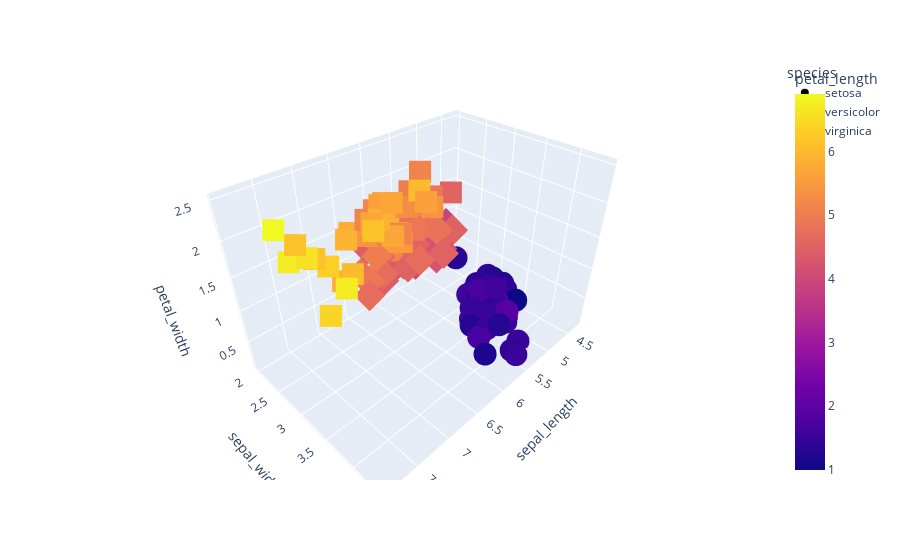

Source (notebook cell):
### Code cell
fig = px.scatter_3d(df, x='sepal_length', y='sepal_width', z='petal_width',
                    color='petal_length', symbol='species')
fig.show()

### Figure 1 — Plotly figure (JSON) as saved in the notebook; plotly's stock layout.template omitted (floating-point values rounded to 4 significant figures)
{"data": [{"hovertemplate": "species=setosa<br>sepal_length=%{x}<br>sepal_width=%{y}<br>petal_width=%{z}<br>petal_length=%{marker.color}<extra></extra>", "legendgroup": "setosa", "marker": {"color": [1.4, 1.4, 1.3, 1.5, 1.4, 1.7, 1.4, 1.5, 1.4, 1.5, 1.5, 1.6, 1.4, 1.1, 1.2, 1.5, 1.3, 1.4, 1.7, 1.5, 1.7, 1.5, 1, 1.7, 1.9, 1.6, 1.6, 1.5, 1.4, 1.6, 1.6, 1.5, 1.5, 1.4, 1.5, 1.2, 1.3, 1.5, 1.3, 1.5, 1.3, 1.3, 1.3, 1.6, 1.9, 1.4, 1.6, 1.4, 1.5, 1.4], "coloraxis": "coloraxis", "symbol": "circle"}, "mode": "markers", "name": "setosa", "scene": "scene", "showlegend": true, "type": "scatter3d", "x": [5.1, 4.9, 4.7, 4.6, 5, 5.4, 4.6, 5, 4.4, 4.9, 5.4, 4.8, 4.8, 4.3, 5.8, 5.7, 5.4, 5.1, 5.7, 5.1, 5.4, 5.1, 4.6, 5.1, 4.8, 5, 5, 5.2, 5.2, 4.7, 4.8, 5.4, 5.2, 5.5, 4.9, 5, 5.5, 4.9, 4.4, 5.1, 5, 4.5, 4.4, 5, 5.1, 4.8, 5.1, 4.6, 5.3, 5], "y": [3.5, 3, 3.2, 3.1, 3.6, 3.9, 3.4, 3.4, 2.9, 3.1, 3.7, 3.4, 3, 3, 4, 4.4, 3.9, 3.5, 3.8, 3.8, 3.4, 3.7, 3.6, 3.3, 3.4, 3, 3.4, 3.5, 3.4, 3.2, 3.1, 3.4, 4.1, 4.2, 3.1, 3.2, 3.5, 3.1, 3, 3.4, 3.5, 2.3, 3.2, 3.5, 3.8, 3, 3.8, 3.2, 3.7, 3.3], "z": [0.2, 0.2, 0.2, 0.2, 0.2, 0.4, 0.3, 0.2, 0.2, 0.1, 0.2, 0.2, 0.1, 0.1, 0.2, 0.4, 0.4, 0.3, 0.3, 0.3, 0.2, 0.4, 0.2, 0.5, 0.2, 0.2, 0.4, 0.2, 0.2, 0.2, 0.2, 0.4, 0.1, 0.2, 0.1, 0.2, 0.2, 0.1, 0.2, 0.2, 0.3, 0.3, 0.2, 0.6, 0.4, 0.3, 0.2, 0.2, 0.2, 0.2]}, {"hovertemplate": "species=versicolor<br>sepal_length=%{x}<br>sepal_width=%{y}<br>petal_width=%{z}<br>petal_length=%{marker.color}<extra></extra>", "legendgroup": "versicolor", "marker": {"color": [4.7, 4.5, 4.9, 4, 4.6, 4.5, 4.7, 3.3, 4.6, 3.9, 3.5, 4.2, 4, 4.7, 3.6, 4.4, 4.5, 4.1, 4.5, 3.9, 4.8, 4, 4.9, 4.7, 4.3, 4.4, 4.8, 5, 4.5, 3.5, 3.8, 3.7, 3.9, 5.1, 4.5, 4.5, 4.7, 4.4, 4.1, 4, 4.4, 4.6, 4, 3.3, 4.2, 4.2, 4.2, 4.3, 3, 4.1], "coloraxis": "coloraxis", "symbol": "diamond"}, "mode": "markers", "name": "versicolor", "scene": "scene", "showlegend": true, "type": "scatter3d", "x": [7, 6.4, 6.9, 5.5, 6.5, 5.7, 6.3, 4.9, 6.6, 5.2, 5, 5.9, 6, 6.1, 5.6, 6.7, 5.6, 5.8, 6.2, 5.6, 5.9, 6.1, 6.3, 6.1, 6.4, 6.6, 6.8, 6.7, 6, 5.7, 5.5, 5.5, 5.8, 6, 5.4, 6, 6.7, 6.3, 5.6, 5.5, 5.5, 6.1, 5.8, 5, 5.6, 5.7, 5.7, 6.2, 5.1, 5.7], "y": [3.2, 3.2, 3.1, 2.3, 2.8, 2.8, 3.3, 2.4, 2.9, 2.7, 2, 3, 2.2, 2.9, 2.9, 3.1, 3, 2.7, 2.2, 2.5, 3.2, 2.8, 2.5, 2.8, 2.9, 3, 2.8, 3, 2.9, 2.6, 2.4, 2.4, 2.7, 2.7, 3, 3.4, 3.1, 2.3, 3, 2.5, 2.6, 3, 2.6, 2.3, 2.7, 3, 2.9, 2.9, 2.5, 2.8], "z": [1.4, 1.5, 1.5, 1.3, 1.5, 1.3, 1.6, 1, 1.3, 1.4, 1, 1.5, 1, 1.4, 1.3, 1.4, 1.5, 1, 1.5, 1.1, 1.8, 1.3, 1.5, 1.2, 1.3, 1.4, 1.4, 1.7, 1.5, 1, 1.1, 1, 1.2, 1.6, 1.5, 1.6, 1.5, 1.3, 1.3, 1.3, 1.2, 1.4, 1.2, 1, 1.3, 1.2, 1.3, 1.3, 1.1, 1.3]}, {"hovertemplate": "species=virginica<br>sepal_length=%{x}<br>sepal_width=%{y}<br>petal_width=%{z}<br>petal_length=%{marker.color}<extra></extra>", "legendgroup": "virginica", "marker": {"color": [6, 5.1, 5.9, 5.6, 5.8, 6.6, 4.5, 6.3, 5.8, 6.1, 5.1, 5.3, 5.5, 5, 5.1, 5.3, 5.5, 6.7, 6.9, 5, 5.7, 4.9, 6.7, 4.9, 5.7, 6, 4.8, 4.9, 5.6, 5.8, 6.1, 6.4, 5.6, 5.1, 5.6, 6.1, 5.6, 5.5, 4.8, 5.4, 5.6, 5.1, 5.1, 5.9, 5.7, 5.2, 5, 5.2, 5.4, 5.1], "coloraxis": "coloraxis", "symbol": "square"}, "mode": "markers", "name": "virginica", "scene": "scene", "showlegend": true, "type": "scatter3d", "x": [6.3, 5.8, 7.1, 6.3, 6.5, 7.6, 4.9, 7.3, 6.7, 7.2, 6.5, 6.4, 6.8, 5.7, 5.8, 6.4, 6.5, 7.7, 7.7, 6, 6.9, 5.6, 7.7, 6.3, 6.7, 7.2, 6.2, 6.1, 6.4, 7.2, 7.4, 7.9, 6.4, 6.3, 6.1, 7.7, 6.3, 6.4, 6, 6.9, 6.7, 6.9, 5.8, 6.8, 6.7, 6.7, 6.3, 6.5, 6.2, 5.9], "y": [3.3, 2.7, 3, 2.9, 3, 3, 2.5, 2.9, 2.5, 3.6, 3.2, 2.7, 3, 2.5, 2.8, 3.2, 3, 3.8, 2.6, 2.2, 3.2, 2.8, 2.8, 2.7, 3.3, 3.2, 2.8, 3, 2.8, 3, 2.8, 3.8, 2.8, 2.8, 2.6, 3, 3.4, 3.1, 3, 3.1, 3.1, 3.1, 2.7, 3.2, 3.3, 3, 2.5, 3, 3.4, 3], "z": [2.5, 1.9, 2.1, 1.8, 2.2, 2.1, 1.7, 1.8, 1.8, 2.5, 2, 1.9, 2.1, 2, 2.4, 2.3, 1.8, 2.2, 2.3, 1.5, 2.3, 2, 2, 1.8, 2.1, 1.8, 1.8, 1.8, 2.1, 1.6, 1.9, 2, 2.2, 1.5, 1.4, 2.3, 2.4, 1.8, 1.8, 2.1, 2.4, 2.3, 1.9, 2.3, 2.5, 2.3, 1.9, 2, 2.3, 1.8]}], "layout": {"coloraxis": {"colorbar": {"title": {"text": "petal_length"}}, "colorscale": [[0, "#0d0887"], [0.1111, "#46039f"], [0.2222, "#7201a8"], [0.3333, "#9c179e"], [0.4444, "#bd3786"], [0.5556, "#d8576b"], [0.6667, "#ed7953"], [0.7778, "#fb9f3a"], [0.8889, "#fdca26"], [1, "#f0f921"]]}, "legend": {"title": {"text": "species"}, "tracegroupgap": 0}, "margin": {"t": 60}, "scene": {"domain": {"x": [0, 1], "y": [0, 1]}, "xaxis": {"title": {"text": "sepal_length"}}, "yaxis": {"title": {"text": "sepal_width"}}, "zaxis": {"title": {"text": "petal_width"}}}}}
